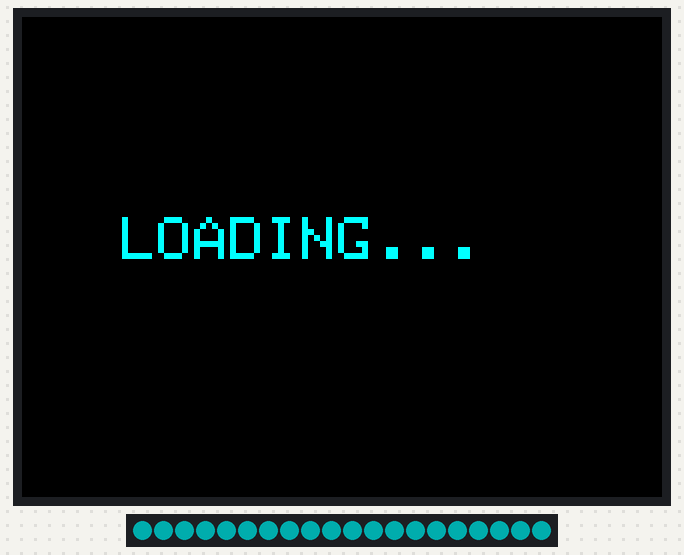
Simulated run of this sketch. Board: ESP32-S3. Parts: 320×240 colour display, 20 RGB LEDs in strip order, left to right. Dim RGB values are drawn brighter than linear; random numbers use the default seed unless the sketch sets one; what the sketch prints to the serial monitor is not drawn.

Above: at 2.4 s.
At 5.7 s:
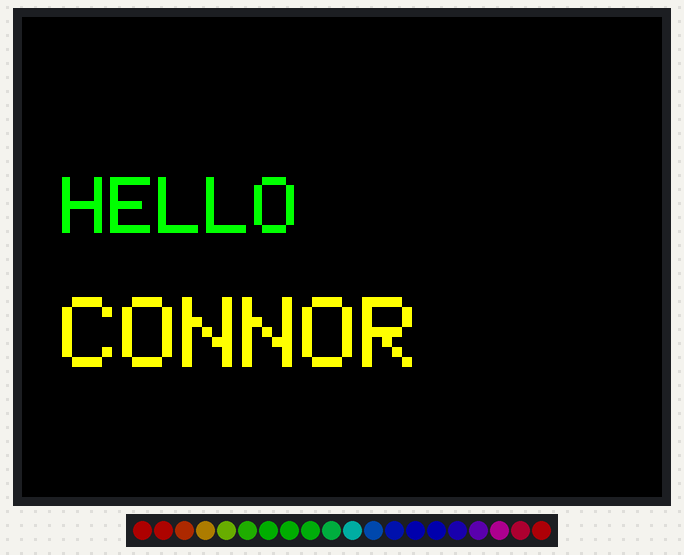
At 7.92 s:
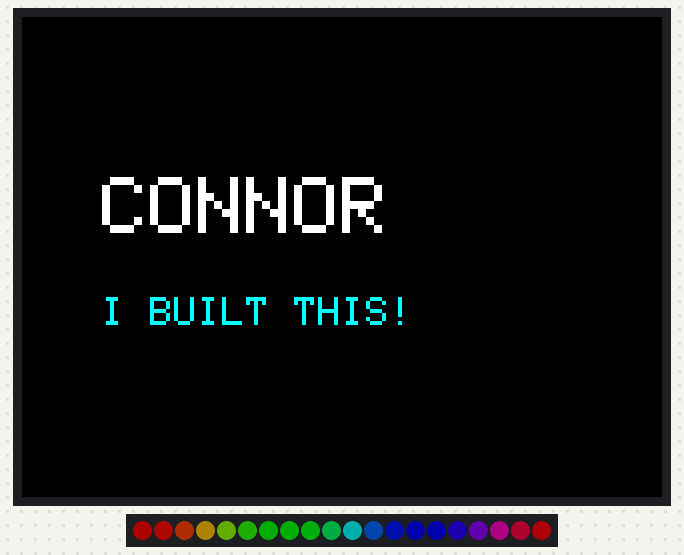
At 16.2 s:
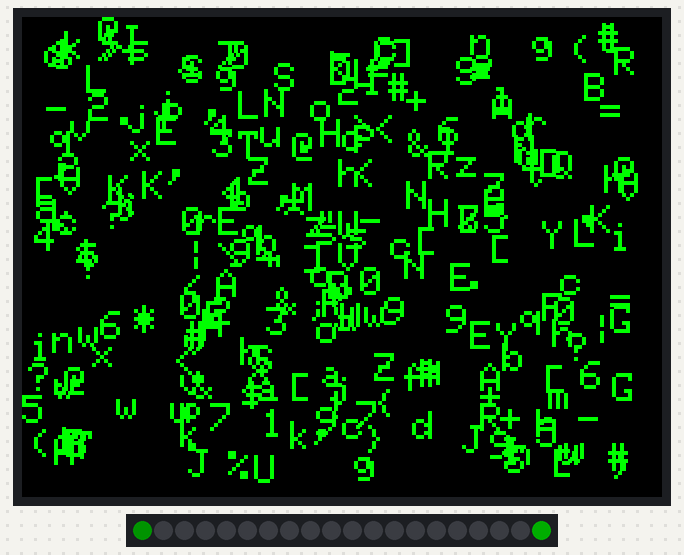
At 24.02 s:
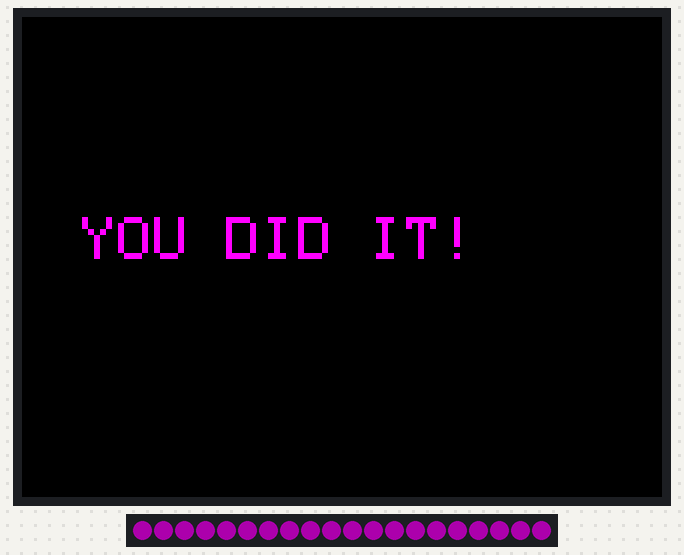
At 39.76 s:
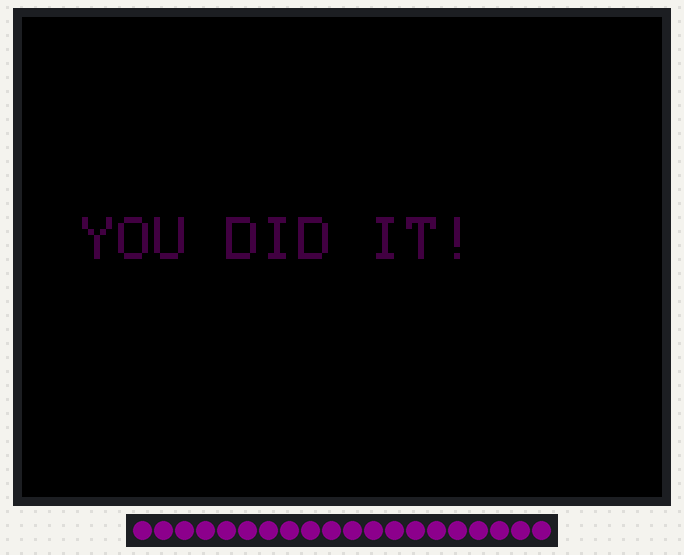

The sketch:

hello_world.ino
```cpp
/*
 * PROTOTYPE-ZERO: Hello World Edition
 * Build Date: December 1st, 2024
 *
 * What This Does:
 * - Shows your son's name on the screen with a cool animation
 * - Makes the LED strip do rainbow effects
 * - Teaches him that HE programmed this
 *
 * Hardware:
 * - Adafruit ESP32-S3 Feather (SKU 4883)
 * - 2.8" TFT Touch Screen (SKU 1770)
 * - NeoPixel LED Strip (SKU 1376) - cut to ~20 LEDs
 *
 * IMPORTANT: After uploading, press the RESET button on the Feather!
 */

#include <Adafruit_GFX.h>
#include <Adafruit_ILI9341.h>
#include <Adafruit_NeoPixel.h>

// ===== CUSTOMIZE THIS SECTION =====
const char* BUILDER_NAME = "CONNOR";  // ← CHANGE THIS TO YOUR SON'S NAME
const char* MESSAGE = "I BUILT THIS!";
// ==================================

// Pin assignments for Feather ESP32-S3 + TFT FeatherWing
#define TFT_CS   7
#define TFT_DC   39
#define TFT_RST  40

#define LED_PIN  5   // NeoPixel data pin
#define LED_COUNT 20 // Number of LEDs on your strip

// Create objects
Adafruit_ILI9341 tft = Adafruit_ILI9341(TFT_CS, TFT_DC, TFT_RST);
Adafruit_NeoPixel strip(LED_COUNT, LED_PIN, NEO_GRB + NEO_KHZ800);

// Colors (these are like paint in a computer)
#define COLOR_BLACK   0x0000
#define COLOR_BLUE    0x001F
#define COLOR_CYAN    0x07FF
#define COLOR_GREEN   0x07E0
#define COLOR_MAGENTA 0xF81F
#define COLOR_RED     0xF800
#define COLOR_YELLOW  0xFFE0
#define COLOR_WHITE   0xFFFF
#define COLOR_ORANGE  0xFD20
#define COLOR_PINK    0xFC18

void setup() {
  // Start serial monitor (so Dad can see debug messages)
  Serial.begin(115200);
  delay(1000);

  Serial.println("========================================");
  Serial.println("  PROTOTYPE-ZERO: HELLO WORLD");
  Serial.println("========================================");
  Serial.print("  Builder: ");
  Serial.println(BUILDER_NAME);
  Serial.println("========================================");

  // Initialize the screen
  Serial.println("Starting screen...");
  tft.begin();
  tft.setRotation(1);  // Landscape mode
  tft.fillScreen(COLOR_BLACK);

  // Initialize LED strip
  Serial.println("Starting LEDs...");
  strip.begin();
  strip.setBrightness(50);  // Not too bright (max is 255)
  strip.show(); // Initialize all pixels to 'off'

  Serial.println("Setup complete! Running animations...");

  // Cool startup animation
  bootSequence();
}

void loop() {
  // Cycle through different effects

  // Effect 1: Show name with rainbow
  showNameWithRainbow();
  delay(3000);

  // Effect 2: Matrix-style falling code
  matrixEffect();
  delay(3000);

  // Effect 3: Pulsing message
  pulseMessage();
  delay(3000);

  // Effect 4: Bouncing ball with LED trail
  bouncingBall();
  delay(3000);
}

// ===== ANIMATIONS =====

void bootSequence() {
  // LED strip: loading bar effect
  for(int i = 0; i < LED_COUNT; i++) {
    strip.setPixelColor(i, strip.Color(0, 255, 255)); // Cyan
    strip.show();
    delay(50);
  }

  // Screen: Show loading text
  tft.fillScreen(COLOR_BLACK);
  tft.setTextSize(3);
  tft.setTextColor(COLOR_CYAN);
  tft.setCursor(50, 100);
  tft.println("LOADING...");

  delay(500);

  // Clear LEDs one by one
  for(int i = 0; i < LED_COUNT; i++) {
    strip.setPixelColor(i, strip.Color(0, 0, 0));
    strip.show();
    delay(30);
  }

  // Big reveal
  tft.fillScreen(COLOR_BLACK);
  delay(200);

  tft.setTextSize(4);
  tft.setTextColor(COLOR_GREEN);
  tft.setCursor(20, 80);
  tft.println("HELLO");

  delay(500);

  tft.setTextSize(5);
  tft.setTextColor(COLOR_YELLOW);
  tft.setCursor(20, 140);
  tft.println(BUILDER_NAME);

  // Celebrate with rainbow
  rainbowCycle(5);

  delay(2000);
}

void showNameWithRainbow() {
  tft.fillScreen(COLOR_BLACK);

  // Draw name
  tft.setTextSize(4);
  tft.setTextColor(COLOR_WHITE);
  tft.setCursor(40, 80);
  tft.println(BUILDER_NAME);

  // Draw message below
  tft.setTextSize(2);
  tft.setTextColor(COLOR_CYAN);
  tft.setCursor(40, 140);
  tft.println(MESSAGE);

  // LEDs do smooth rainbow
  for(int j = 0; j < 256; j++) {
    for(int i = 0; i < LED_COUNT; i++) {
      int pixelHue = (i * 65536L / LED_COUNT) + j * 256;
      strip.setPixelColor(i, strip.gamma32(strip.ColorHSV(pixelHue)));
    }
    strip.show();
    delay(10);
  }
}

void matrixEffect() {
  tft.fillScreen(COLOR_BLACK);
  tft.setTextSize(2);
  tft.setTextColor(COLOR_GREEN);

  // Random "code" characters falling
  for(int frame = 0; frame < 50; frame++) {
    // Draw 5 random characters
    for(int i = 0; i < 5; i++) {
      int x = random(0, 300);
      int y = random(0, 220);
      char c = random(33, 126); // Random ASCII character
      tft.setCursor(x, y);
      tft.print(c);
    }

    // LEDs: green wave
    int pos = (frame * LED_COUNT) / 50;
    strip.clear();
    strip.setPixelColor(pos % LED_COUNT, strip.Color(0, 255, 0));
    strip.setPixelColor((pos + 1) % LED_COUNT, strip.Color(0, 100, 0));
    strip.show();

    delay(50);
  }
}

void pulseMessage() {
  tft.fillScreen(COLOR_BLACK);

  // Center text
  tft.setTextSize(3);
  tft.setCursor(30, 100);

  // Pulse between two colors
  for(int cycle = 0; cycle < 3; cycle++) {
    // Fade in
    for(int brightness = 0; brightness < 255; brightness += 5) {
      tft.fillScreen(COLOR_BLACK);

      // Create color based on brightness
      uint16_t color = tft.color565(brightness, 0, brightness); // Purple
      tft.setTextColor(color);
      tft.setCursor(30, 100);
      tft.println("YOU DID IT!");

      // LEDs pulse too
      for(int i = 0; i < LED_COUNT; i++) {
        strip.setPixelColor(i, strip.Color(brightness, 0, brightness));
      }
      strip.show();

      delay(10);
    }

    delay(200);

    // Fade out
    for(int brightness = 255; brightness > 0; brightness -= 5) {
      tft.fillScreen(COLOR_BLACK);

      uint16_t color = tft.color565(brightness, 0, brightness);
      tft.setTextColor(color);
      tft.setCursor(30, 100);
      tft.println("YOU DID IT!");

      for(int i = 0; i < LED_COUNT; i++) {
        strip.setPixelColor(i, strip.Color(brightness, 0, brightness));
      }
      strip.show();

      delay(10);
    }

    delay(200);
  }
}

void bouncingBall() {
  tft.fillScreen(COLOR_BLACK);

  int ballX = 160;  // Screen center X
  int ballY = 120;  // Screen center Y
  int ballSpeedX = 4;
  int ballSpeedY = 3;
  int ballSize = 15;

  // Draw for 200 frames
  for(int frame = 0; frame < 200; frame++) {
    // Clear old ball
    tft.fillCircle(ballX, ballY, ballSize, COLOR_BLACK);

    // Move ball
    ballX += ballSpeedX;
    ballY += ballSpeedY;

    // Bounce off edges
    if(ballX <= ballSize || ballX >= 320 - ballSize) {
      ballSpeedX = -ballSpeedX;
    }
    if(ballY <= ballSize || ballY >= 240 - ballSize) {
      ballSpeedY = -ballSpeedY;
    }

    // Draw new ball
    tft.fillCircle(ballX, ballY, ballSize, COLOR_YELLOW);

    // LED trail follows ball position
    int ledPos = map(ballX, 0, 320, 0, LED_COUNT - 1);
    strip.clear();
    strip.setPixelColor(ledPos, strip.Color(255, 255, 0));
    if(ledPos > 0) strip.setPixelColor(ledPos - 1, strip.Color(100, 100, 0));
    if(ledPos < LED_COUNT - 1) strip.setPixelColor(ledPos + 1, strip.Color(100, 100, 0));
    strip.show();

    delay(20);
  }
}

// ===== HELPER FUNCTIONS =====

// Rainbow cycle along whole strip
void rainbowCycle(uint8_t wait) {
  for(long firstPixelHue = 0; firstPixelHue < 65536; firstPixelHue += 256) {
    for(int i = 0; i < LED_COUNT; i++) {
      int pixelHue = firstPixelHue + (i * 65536L / LED_COUNT);
      strip.setPixelColor(i, strip.gamma32(strip.ColorHSV(pixelHue)));
    }
    strip.show();
    delay(wait);
  }
}
```

Measured:
- what the display in image 1 shows lasts 2.1 s, from 5.7 s to 7.8 s
- what the display in image 3 shows lasts 3.2 s, from 16.1 s to 19.3 s
